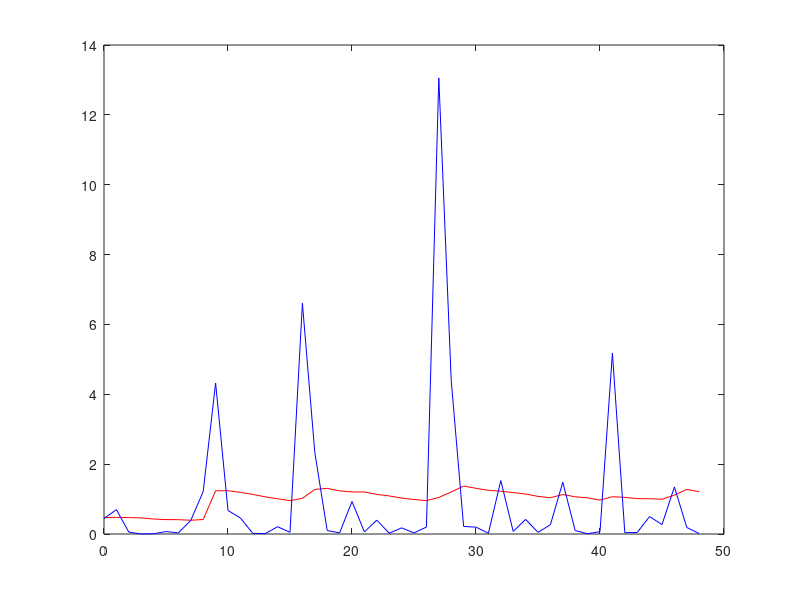

The MATLAB source for this figure:
A = importdata('Results_eta3.txt');

v_patches = A(:,2);
v_rain = A(:,3);
v_patches = v_patches/mean(v_patches);
v_rain = v_rain/mean(v_rain);
v_t = A(:,1);
plot(v_t,v_patches,'r',v_t,v_rain,'b')